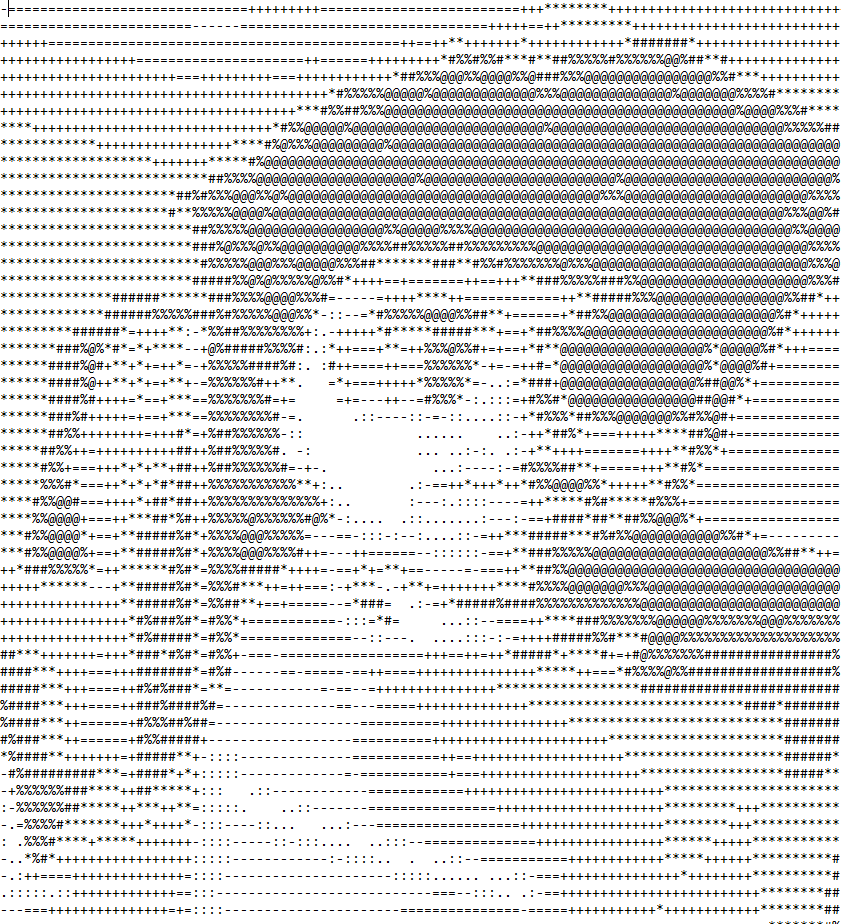
#> input picture IMAGE TO ASCII/1.png, 856 x 924 px, given in place of 1.jpg, which was not available
$ jupyter execute --allow-errors OCV.ipynb
#> lines starting #> are read from the running program, lines starting #| are printed output that depends on the picture; pictures that were not available may be replaced by others from this repository, and a replacement may not be noted
[cell 1]
import cv2 as cv
import numpy as np

[cell 2]
img=cv.imread('1.jpg',0)
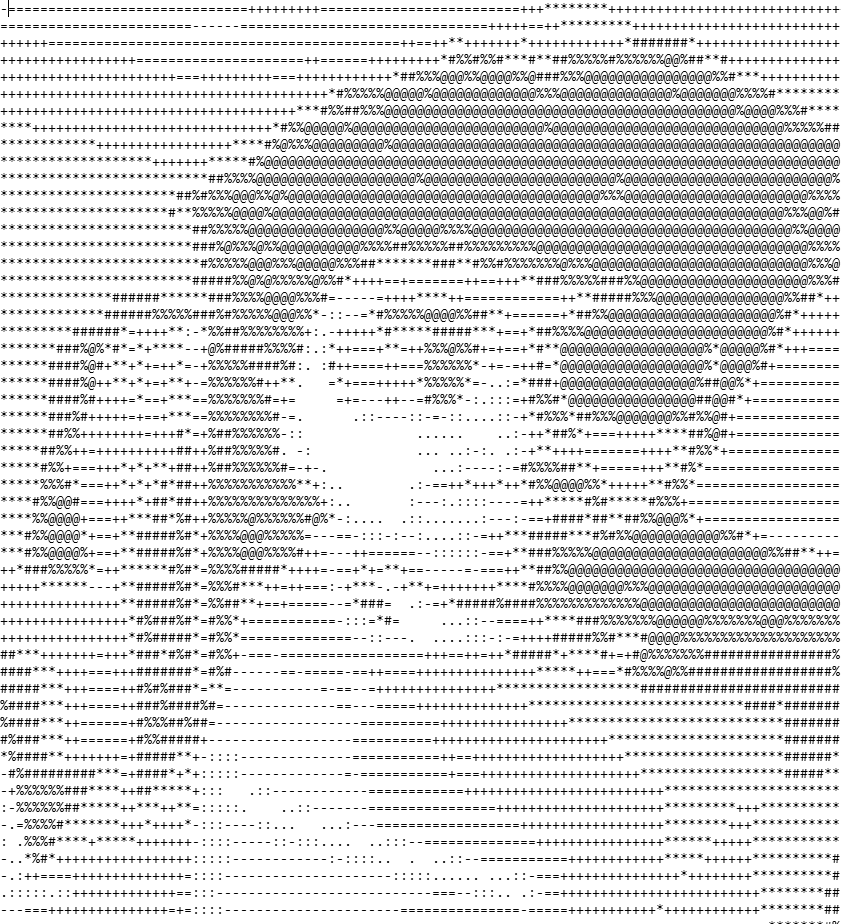
#> img: shape (924, 856); min 0, max 255, mean 221.8

[cell 3]
imgr=cv.resize(img,(128,59),interpolation=cv.INTER_AREA)
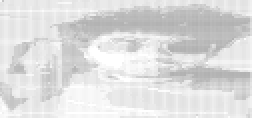
#> imgr: shape (59, 128) (shown 2 times larger); min 177, max 255, mean 221.8

[cell 4]
gscale = "@%#*+=-:. "

[cell 5]
cv.imshow('1',imgr)
cv.waitKey(0)

[cell 6]
def convert(img):
    ret=''
    for i in range(img.shape[0]):
        for j in range(img.shape[1]):
            ret+=gscale[int((np.average(img[i][j])/255)*len(gscale))]
        ret+='\n'
    return ret

#> (a cell that did not finish here is left out)

#> (a cell that did not finish here is left out)

[cell 9]
img.shape
#> Out = (924, 856)

$ run again, with IMAGE TO ASCII/3.jpg saved as IMAGE TO ASCII/1.png
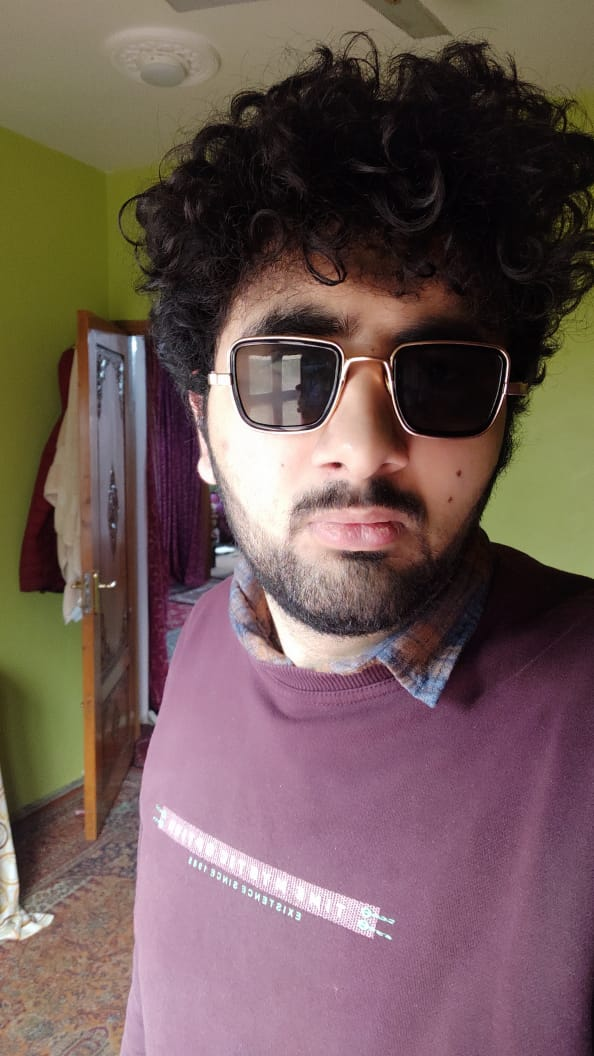
#> input picture IMAGE TO ASCII/3.jpg, 594 x 1056 px, given in place of 1.jpg, which was not available
#> `img=cv.imread('1.jpg',0)`:
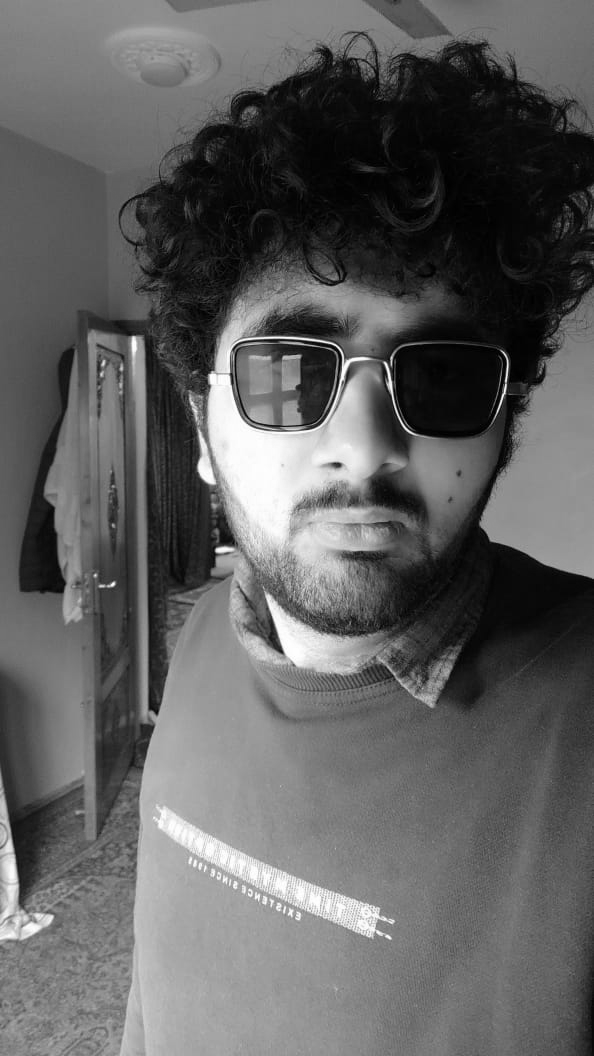
#> img: shape (1056, 594); min 0, max 255, mean 95.8
#> `imgr=cv.resize(img,(128,59),interpolation=cv.INTER_AREA)`:
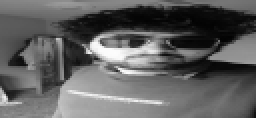
#> imgr: shape (59, 128) (shown 2 times larger); min 2, max 253, mean 95.8
